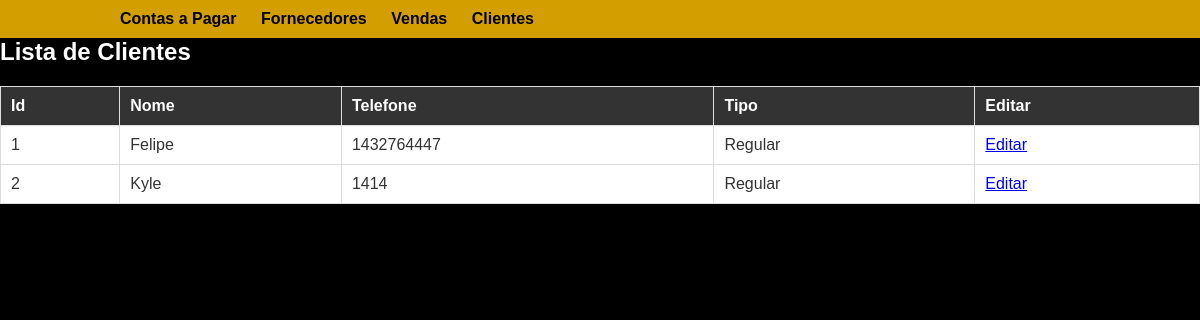
The app's page /clientes, older data.
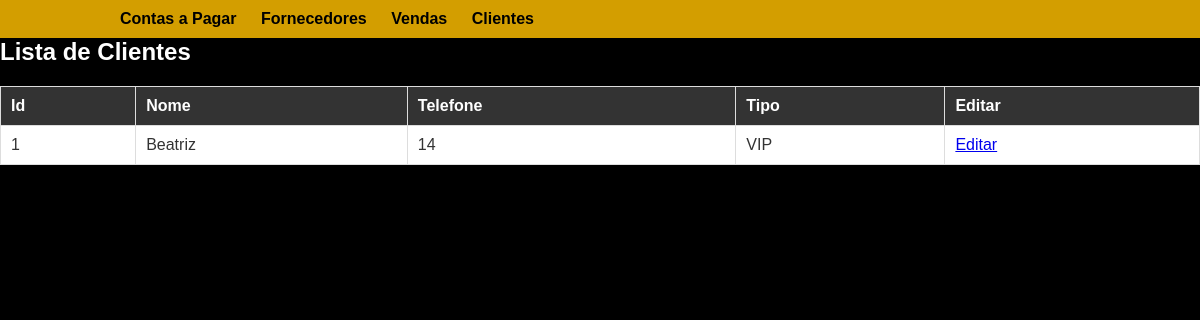
The same page, newer data.
### models/__init__.py (models this page shows, shortened)
class Clientes(db.Model):
    id_cliente = db.Column(db.Integer, primary_key=True)
    nome_cliente = db.Column(db.String(100), nullable=False)
    telefone_cliente = db.Column(db.String(20), nullable=True)
    tipo_cliente = db.Column(db.String(20), nullable=False)

### routes/clientes.py (the view)
@clientes_bp.route('/clientes', methods=['GET', 'POST'])
def listar_clientes():
    form = ClienteForm()
    clientes = db.session.query(
        Clientes)
    lista_clientes = []
    for cliente in clientes:
        lista_clientes.append({
            'id_cliente': cliente.id_cliente,
            'nome_cliente': cliente.nome_cliente,
            'telefone_cliente': cliente.telefone_cliente,
            'tipo_cliente': cliente.tipo_cliente,
        })
    return render_template('clientes/clientes.html',
                           clientes=lista_clientes,
                           form=form)

### templates/clientes/clientes.html
{% extends 'layout.html' %}
{% block content %}
    <h2>Lista de Clientes</h2>
    <table class="table">
        <thead>
            <tr>
                <th>Id</th>
                <th>Nome</th>
                <th>Telefone</th>
                <th>Tipo</th>
                <th>Editar</th>
            </tr>
        </thead>
        <tbody>
            {% for cliente in clientes %}
                <tr>
                    <td>{{ cliente['id_cliente'] }}</td>
                    <td>{{ cliente['nome_cliente'] }}</td>
                    <td>{{ cliente['telefone_cliente'] }}</td>
                    <td>{{ cliente['tipo_cliente'] }}</td>
                    <td>
                        <a href="{{ url_for('clientes.editar_cliente', id=cliente.id_cliente) }}">Editar</a>
                    </td>
                </tr>
            {% endfor %}
        </tbody>
    </table>
{% endblock %}

Row changes from the older to the newer data that the page shows:
removed Clientes: id_cliente "2", nome_cliente "Kyle", telefone_cliente "1414", tipo_cliente "Regular"
changed Clientes id 1: nome_cliente "Felipe" → "Beatriz"; telefone_cliente "1432764447" → "14"; tipo_cliente "Regular" → "VIP"
